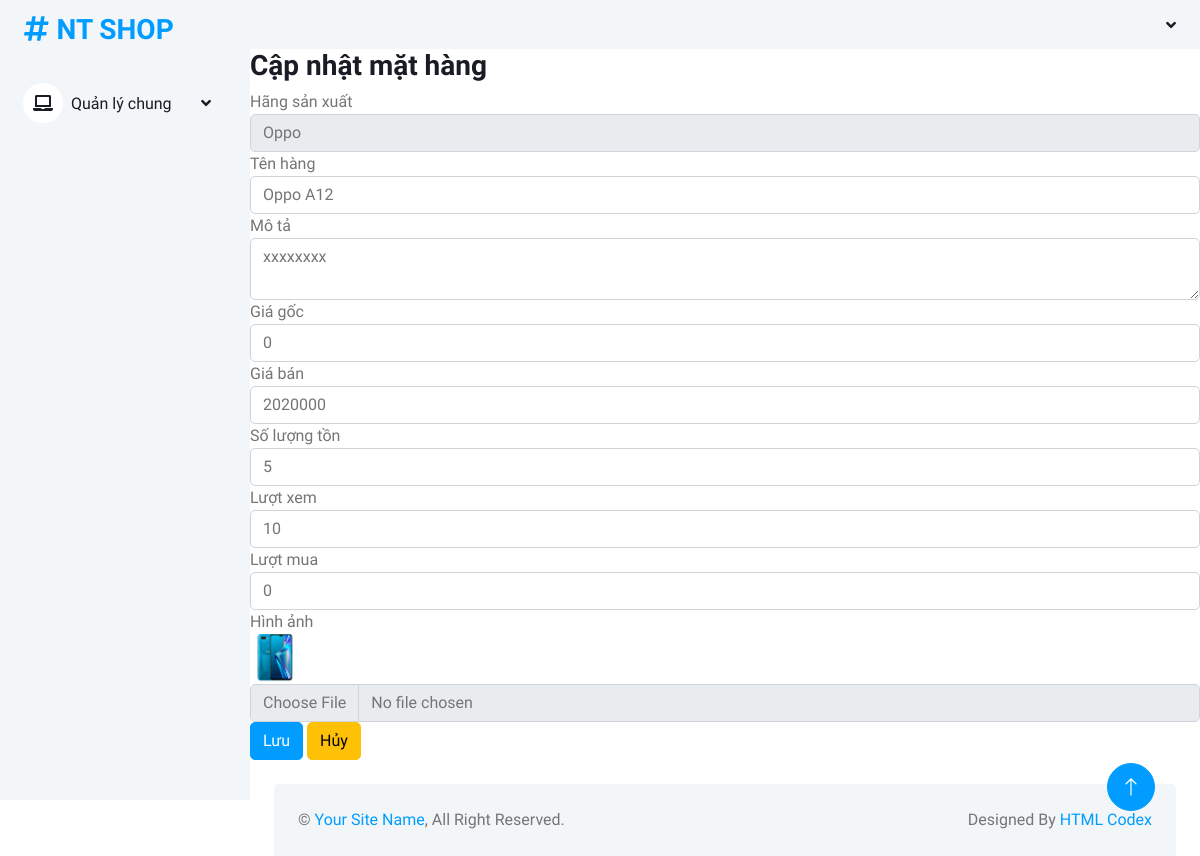
The page /admin/qlmathang/index.php?action=sua&id=2 on the database its author committed.
### tables this page shows
CREATE TABLE IF NOT EXISTS `mathang` (
  `id` int(11) NOT NULL AUTO_INCREMENT,
  `tenmathang` varchar(255) NOT NULL,
  `mota` text,
  `giagoc` float NOT NULL DEFAULT '0',
  `giaban` float NOT NULL DEFAULT '0',
  `soluongton` int(11) NOT NULL DEFAULT '0',
  `hinhanh` varchar(255) DEFAULT NULL,
  `danhmuc_id` int(11) NOT NULL,
  `luotxem` int(11) NOT NULL DEFAULT '0',
  `luotmua` int(11) NOT NULL DEFAULT '0',
  PRIMARY KEY (`id`),
  KEY `danhmuc_id` (`danhmuc_id`)
);

CREATE TABLE IF NOT EXISTS `danhmuc` (
  `id` int(11) NOT NULL AUTO_INCREMENT,
  `tendanhmuc` varchar(50) NOT NULL,
  PRIMARY KEY (`id`)
);

### model/danhmuc.php (called while the page is built, shortened)
<?php
class DANHMUC{
    public function laydanhmuc(){
        $dbcon = DATABASE::connect();
        try{
            $sql = "SELECT * FROM danhmuc";
            $cmd = $dbcon->prepare($sql);
            $cmd->execute();
            $result = $cmd->fetchAll();
            return $result;
        }
        catch(PDOException $e){
            $error_message = $e->getMessage();
            echo "<p>Lỗi truy vấn: $error_message</p>";
            exit();
        }
    }
}
?>

### model/mathang.php (called while the page is built, shortened)
<?php
class MATHANG
{
    public function laymathangtheoid($id)
    {
        $dbcon = DATABASE::connect();
        try {
            $sql = "SELECT * FROM mathang WHERE id=:id";
            $cmd = $dbcon->prepare($sql);
            $cmd->bindValue(":id", $id);
            $cmd->execute();
            $result = $cmd->fetch();
            return $result;
        } catch (PDOException $e) {
            $error_message = $e->getMessage();
            echo "<p>Lỗi truy vấn: $error_message</p>";
            exit();
        }
    }
}
?>

### admin/qlmathang/updateform.php (the view, shortened to what this page needs)
<?php include("../top.php"); ?>
<div>
<h3>Cập nhật mặt hàng</h3>
<form method="post" action="index.php" enctype="multipart/form-data">
<div class="form-group">
<label>Hãng sản xuất</label>
<select class="form-control" name="optdanhmuc">
	<?php foreach ($danhmuc as $dm ) { ?>
		<option value="<?php echo $dm["id"]; ?>" <?php if($dm["id"] == $m["danhmuc_id"]) echo "selected"; ?>><?php echo $dm["tendanhmuc"]; ?></option>
	<?php } ?>
</select></div>
<div class="form-group">
<label>Tên hàng</label>
<input class="form-control" type="text" name="txttenhang" required value="<?php echo $m["tenmathang"]; ?>">
</div>
<div class="form-group">
<label>Mô tả</label>
<textarea class="form-control" name="txtmota" required><?php echo $m["mota"]; ?></textarea>
</div>
<div class="form-group">
<label>Giá gốc</label>
<input class="form-control" type="number" name="txtgiagoc" value="<?php echo $m["giagoc"]; ?>" required>
</div>
<div class="form-group">
<label>Giá bán</label>
<input class="form-control" type="number" name="txtgiaban" value="<?php echo $m["giaban"]; ?>" required>
</div>
<div class="form-group">
<label>Số lượng tồn</label>
<input class="form-control" type="number" name="txtsoluongton" value="<?php echo $m["soluongton"]; ?>" required>
</div>
<div class="form-group">
<label>Lượt xem</label>
<input class="form-control" type="number" name="txtluotxem" value="<?php echo $m["luotxem"]; ?>" required>
</div>
<div class="form-group">
<label>Lượt mua</label>
<input class="form-control" type="number" name="txtluotmua" value="<?php echo $m["luotmua"]; ?>" required>
</div>
<div id="hinh" class="form-group">
	<label>Hình ảnh</label><br>
	<img src="../../<?php echo $m["hinhanh"]; ?>" width="50"><br>
</div>
<div id="file" class="form-group">
  <input type="file" class="form-control" name="filehinhanh">
</div>
<div class="form-group">
<input class="btn btn-primary"  type="submit" value="Lưu">
<input class="btn btn-warning"  type="reset" value="Hủy">
</div>
</form>
</div>
<?php include("../bottom.php"); ?>

### admin/css/style.css (style rules this page uses)
:root { --primary: #009CFF; --light: #F3F6F9; --dark: #191C24; }
.btn { transition: .5s; }
.btn.btn-primary { color: #FFFFFF; }

### rows shown on the page
mathang: optdanhmuc "Oppo", txttenhang "Oppo A12", txtmota "xxxxxxxx", txtgiagoc "0", txtgiaban "2020000", txtsoluongton "5", txtluotxem "10", txtluotmua "0", hinhanh (picture)
